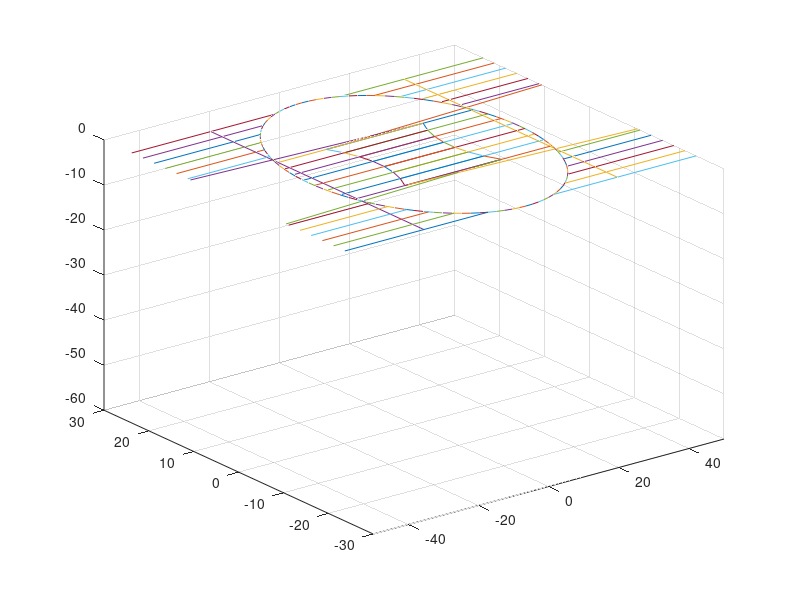
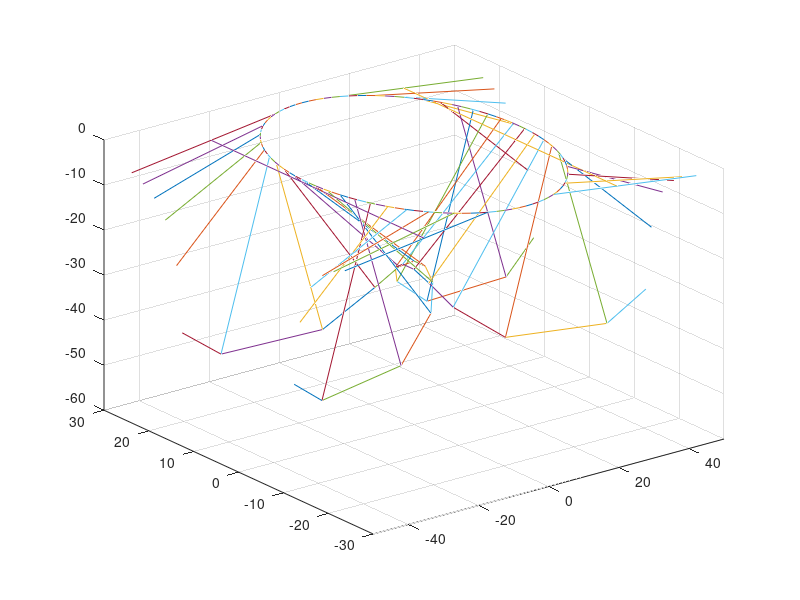
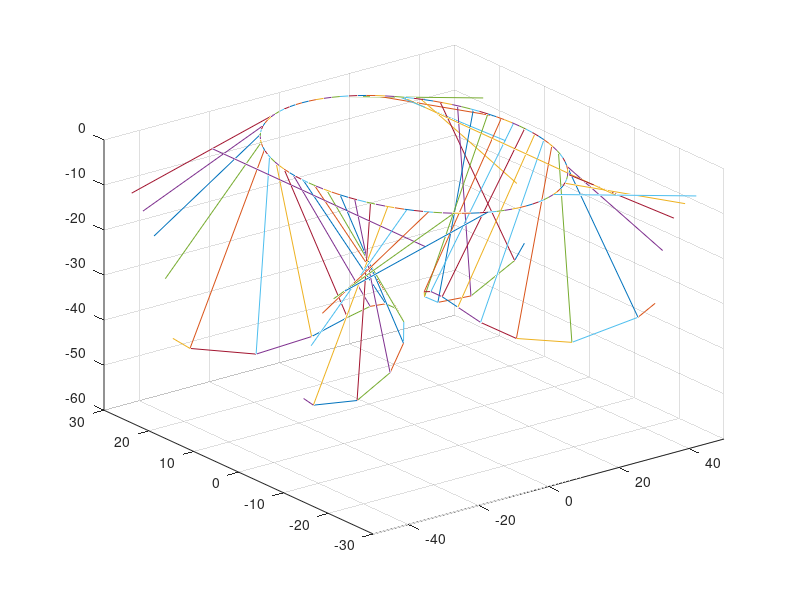
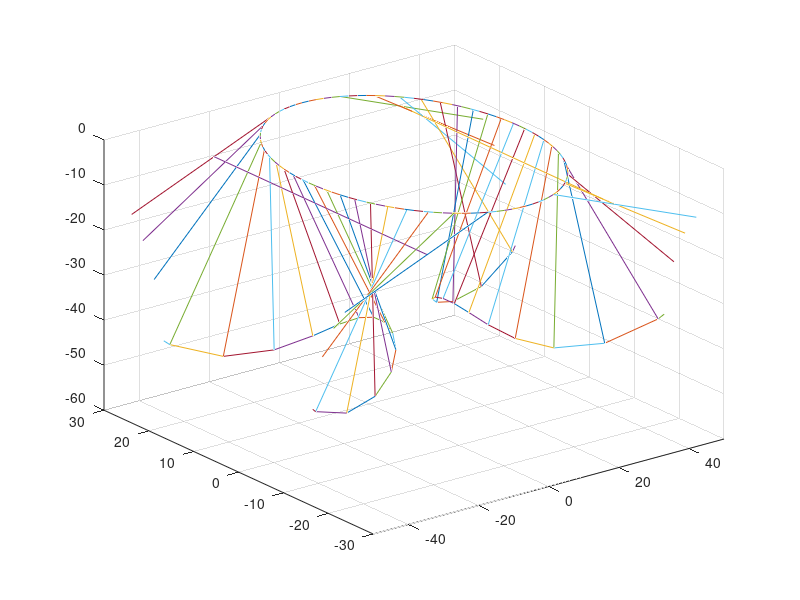

These charts were generated, in order, by the following MATLAB code:
%clc;
%clear;
path_in='/Users/rd/Documents/MATLAB';
blength=140;
SteelPosition=0.3;
b_width=50;
thick=3;
height_desk=53-thick;
BarWidth=2.5;  
xishu=1.2;
barnum=b_width/BarWidth/2;
roundra=b_width/2;
Barx1=xishu*sqrt(roundra^2-(roundra-1/2*BarWidth)^2);
Bary1=roundra-1/2*BarWidth;
BarLength1=1/2*blength-Barx1;
Angle=asin(height_desk/BarLength1);
BarLength=1/2*blength-xishu*sqrt(roundra^2-(roundra-((1:barnum)-0.5)*BarWidth).^2);
Barx=blength*1/2-BarLength;
Bary=(barnum-0.5:-1:0.5)*BarWidth;
VBary=Bary;
for theta=linspace(0,Angle,10)
    for t= 0:pi/50:2*pi-pi/50;
        X=xishu*[roundra*sin(t) roundra*sin(t+pi/50) ];Y=[roundra*cos(t) roundra*cos(t+pi/50)];Z=[zeros(length(t)) zeros(length(t))];
        plot3(X,Y,-Z);
        axis([-50 50 -30 30 -60 0]);
        grid on;
        hold on
    end
SteelBarx=Barx1+SteelPosition*BarLength1*cos(theta);
SteelBary1=-Bary1;SteelBary2=Bary1;
SteelBarz=SteelPosition*BarLength1*sin(theta);
X=[SteelBarx SteelBarx];Y=[SteelBary1 SteelBary2];Z=[SteelBarz SteelBarz];
plot3(X,Y,-Z);hold on
X=[-SteelBarx -SteelBarx];Y=[SteelBary1 SteelBary2];Z=[SteelBarz SteelBarz];
plot3(X,Y,-Z);hold on
    for i=1:length(BarLength)
        alpha(i)=atan2(SteelBarz,(SteelBarx-Barx(i)));
        VBarz(i)=BarLength(i)*sin(alpha(i));
        VBarx(i)=Barx(i)+BarLength(i)*cos(alpha(i));
        X=[Barx(i) VBarx(i)];Y=[Bary(i) VBary(i)];Z=[0 VBarz(i)];
        plot3(X,Y,-Z);hold on
        X=[Barx(i) VBarx(i)] ;Y=[-Bary(i) -VBary(i)];Z=[0 VBarz(i)];
        plot3(X,Y,-Z);hold on
       X=[-Barx(i) -VBarx(i)];Y=[Bary(i) VBary(i)];Z=[0 VBarz(i)];
       plot3(X,Y,-Z);hold on
       X=[-Barx(i) -VBarx(i)];Y=[-Bary(i) -VBary(i)];Z=[0 VBarz(i)];
       plot3(X,Y,-Z);hold on    
    end
    for i=1:length(BarLength)-1
        X=[VBarx(i) VBarx(i+1)];Y=[VBary(i) VBary(i+1)];Z=[VBarz(i) VBarz(i+1)];
        plot3(X,Y,-Z);hold on
        X=[VBarx(i) VBarx(i+1)] ;Y=[-VBary(i) -VBary(i+1)];Z=[VBarz(i) VBarz(i+1)];
        plot3(X,Y,-Z);hold on
       X=[-VBarx(i) -VBarx(i+1)];Y=[VBary(i) VBary(i+1)];Z=[VBarz(i) VBarz(i+1)];
       plot3(X,Y,-Z);hold on
       X=[-VBarx(i) -VBarx(i+1)];Y=[-VBary(i) -VBary(i+1)];Z=[VBarz(i) VBarz(i+1)];
       plot3(X,Y,-Z);hold on
    end
    X=[VBarx(length(BarLength)) VBarx(length(BarLength))]; Y=[-VBary(length(BarLength)) VBary(length(BarLength))]; Z=[VBarz(length(BarLength)) VBarz(length(BarLength))];
     plot3(X,Y,-Z);hold on
    X=[-VBarx(length(BarLength)) -VBarx(length(BarLength))]; Y=[-VBary(length(BarLength)) VBary(length(BarLength))]; Z=[VBarz(length(BarLength)) VBarz(length(BarLength))];
     plot3(X,Y,-Z);hold on
    pause(0.1);
    hold off
    saveas(gca,[path_in,num2str(theta)],'png');  
end






